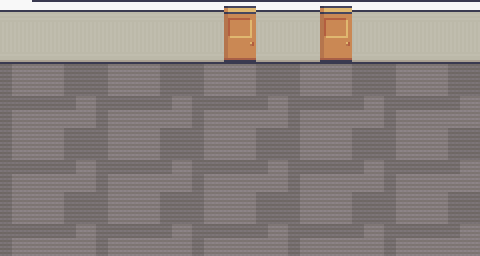

Rendered tile map (Tiled .tmx) drawn with the repository's tilesets; below, a short description and the full map source, tile grids included:
An orthogonal 15x8 tile map with 32x32 px tiles, 11 tile layers (Floor, Tile Layer 6, Tile Layer 7, Collisions, ...), 2 tilesets and 11 objects.

<map version="1.10" tiledversion="1.11.2" orientation="orthogonal" renderorder="right-down" width="15" height="8" tilewidth="32" tileheight="32" infinite="0" nextlayerid="17" nextobjectid="32">
 <tileset firstgid="1" source="Room_Builder_free_32x32.tsx" />
 <tileset firstgid="392" source="Interiors_free_32x32.tsx" />
 <layer id="7" name="Floor" width="15" height="8">
  <data encoding="csv">
219,220,221,219,220,221,219,220,221,219,220,221,219,220,221,
202,203,204,202,203,204,202,203,204,202,203,204,202,203,204,
219,220,221,219,220,221,219,220,221,219,220,221,219,220,221,
202,203,204,202,203,204,202,203,204,202,203,204,202,203,204,
219,220,221,219,220,221,219,220,221,219,220,221,219,220,221,
202,203,204,202,203,204,202,203,204,202,203,204,202,203,204,
219,220,221,219,220,221,219,220,221,219,220,221,219,220,221,
202,203,204,202,203,204,202,203,204,202,203,204,202,203,204
</data>
 </layer>
 <layer id="11" name="Tile Layer 6" width="15" height="8">
  <data encoding="csv">
0,0,0,0,0,0,0,0,0,0,0,0,0,0,0,
0,0,0,0,0,0,0,0,0,0,0,0,0,0,0,
0,0,0,0,0,0,0,0,0,0,0,0,0,0,0,
0,0,0,0,0,0,0,0,0,0,0,0,0,0,0,
0,0,0,0,0,0,0,0,0,0,0,0,0,0,0,
0,0,0,0,0,0,0,0,0,0,0,0,0,0,0,
0,0,0,0,0,0,0,0,0,0,0,0,0,0,0,
0,0,0,0,0,0,0,0,0,0,0,0,0,0,0
</data>
 </layer>
 <layer id="12" name="Tile Layer 7" width="15" height="8">
  <data encoding="csv">
0,0,0,0,0,0,0,0,0,0,0,0,0,0,0,
0,0,0,0,0,0,0,0,0,0,0,0,0,0,0,
0,0,0,0,0,0,0,0,0,0,0,0,0,0,0,
0,0,0,0,0,0,0,0,0,0,0,0,0,0,0,
0,0,0,0,0,0,0,0,0,0,0,0,0,0,0,
0,0,0,0,0,0,0,0,0,0,0,0,0,0,0,
0,0,0,0,0,0,0,0,0,0,0,0,0,0,0,
0,0,0,0,0,0,0,0,0,0,0,0,0,0,0
</data>
 </layer>
 <layer id="6" name="Collisions" width="15" height="8">
  <properties>
   <property name="collidable" type="bool" value="true" />
  </properties>
  <data encoding="csv">
0,331,332,332,332,332,332,332,332,332,332,332,332,332,2684354892,
0,0,0,0,0,0,0,0,0,0,0,0,0,0,0,
0,0,0,0,0,0,0,0,0,0,0,0,0,0,0,
0,0,0,0,0,0,0,0,0,0,0,0,0,0,0,
0,0,0,0,0,0,0,0,0,0,0,0,0,0,0,
0,0,0,0,0,0,0,0,0,0,0,0,0,0,0,
0,0,0,0,0,0,0,0,0,0,0,0,0,0,0,
0,0,0,0,0,0,0,0,0,0,0,0,0,0,0
</data>
 </layer>
 <layer id="10" name="Actions" width="15" height="8">
  <data encoding="csv">
0,0,0,0,0,0,0,0,0,0,0,0,0,0,0,
0,0,0,0,0,0,0,0,0,0,0,0,0,0,0,
0,0,0,0,0,0,0,0,0,0,0,0,0,0,0,
0,0,0,0,0,0,0,0,0,0,0,0,0,0,0,
0,0,0,0,0,0,0,0,0,0,0,0,0,0,0,
0,0,0,0,0,0,0,0,0,0,0,0,0,0,0,
0,0,0,0,0,0,0,0,0,0,0,0,0,0,0,
0,0,0,0,0,0,0,0,0,0,0,0,0,0,0
</data>
 </layer>
 <layer id="9" name="Tile Layer 4" width="15" height="8">
  <data encoding="csv">
0,0,0,0,0,0,0,0,0,0,0,0,0,0,0,
0,0,0,0,0,0,0,0,0,0,0,0,0,0,0,
0,0,0,0,0,0,0,0,0,0,0,0,0,0,0,
0,0,0,0,0,0,0,0,0,0,0,0,0,0,0,
0,0,0,0,0,0,0,0,0,0,317,0,0,0,0,
0,0,0,0,0,0,0,0,0,0,0,317,0,0,0,
0,0,0,0,0,0,0,0,0,0,0,0,0,0,0,
0,0,0,0,0,0,0,0,0,0,0,0,0,0,0
</data>
 </layer>
 <layer id="8" name="Tile Layer 3" width="15" height="8">
  <data encoding="csv">
1610613068,325,325,325,325,325,325,325,325,325,325,325,325,325,325,
175,342,342,342,342,342,342,342,342,342,342,342,342,342,342,
175,176,0,0,0,0,0,0,0,0,0,0,0,0,0,
175,176,0,0,0,0,0,0,0,0,0,0,0,0,0,
175,176,0,0,0,0,0,0,0,0,0,0,0,0,0,
175,176,0,0,0,317,317,0,0,0,0,0,0,0,0,
175,176,0,0,0,0,0,0,0,0,0,0,0,0,0,
175,176,0,0,0,0,0,0,0,0,0,0,0,0,0
</data>
 </layer>
 <layer id="14" name="Tile Layer 9" width="15" height="8">
  <data encoding="csv">
0,0,0,0,0,0,0,0,0,0,0,0,0,0,0,
0,0,0,0,0,0,0,0,0,0,0,0,0,0,0,
0,0,0,0,0,0,0,0,0,0,0,0,0,0,0,
0,0,0,0,0,0,0,0,0,0,0,0,0,0,0,
0,0,0,0,0,0,0,0,0,0,0,0,0,0,0,
0,0,0,0,0,0,0,0,0,0,0,0,0,0,0,
0,0,0,0,0,0,0,0,0,0,0,0,0,0,0,
0,0,0,0,0,0,0,0,0,0,0,0,0,0,0
</data>
 </layer>
 <layer id="13" name="Tile Layer 8" width="15" height="8">
  <data encoding="csv">
332,0,0,0,0,0,0,0,0,0,0,0,0,0,0,
349,0,0,0,0,0,0,0,0,0,0,0,0,0,0,
0,0,0,0,0,0,0,0,0,0,0,0,0,0,0,
0,0,0,0,0,0,0,0,0,0,0,0,0,0,0,
0,0,0,0,0,0,0,0,0,0,0,0,0,0,0,
0,0,0,0,0,0,0,0,0,0,0,0,0,0,0,
0,0,0,0,0,0,0,0,0,0,0,0,0,0,0,
0,0,0,0,0,0,0,0,0,0,0,0,0,0,0
</data>
 </layer>
 <layer id="15" name="Tile Layer 10" width="15" height="8">
  <data encoding="csv">
0,0,0,0,0,0,0,0,0,0,0,0,0,0,0,
0,0,0,0,0,0,0,0,0,0,0,0,0,0,0,
0,0,0,0,0,0,0,0,0,0,0,0,0,0,0,
0,0,0,0,0,0,0,0,0,0,0,0,0,0,0,
0,0,0,0,0,0,0,0,0,0,0,0,0,0,0,
0,0,0,0,0,0,0,0,0,0,0,0,0,0,0,
0,0,0,0,0,0,0,0,0,0,0,0,0,0,0,
0,0,0,0,0,0,0,0,0,0,0,0,0,0,0
</data>
 </layer>
 <layer id="16" name="Tile Layer 11" width="15" height="8">
  <data encoding="csv">
0,0,0,0,0,0,0,787,0,0,787,0,0,0,0,
0,0,0,0,0,0,0,803,0,0,803,0,0,0,0,
0,0,0,0,0,0,0,0,0,0,0,0,0,0,0,
0,0,0,0,0,0,0,0,0,0,0,0,0,0,0,
0,0,0,0,0,0,0,0,0,0,0,0,0,0,0,
0,0,0,0,0,0,0,0,0,0,0,0,0,0,0,
0,0,0,0,0,0,0,0,0,0,0,0,0,0,0,
0,0,0,0,0,0,0,0,0,0,0,0,0,0,0
</data>
 </layer>
 <objectgroup id="2" name="Objects">
  <object id="15" x="531" y="2" />
  <object id="17" x="443.333" y="71.3334" width="9.33333" height="180.667">
   <properties>
    <property name="fromOrientation" value="horizontal" />
    <property name="fromRoom" value="hallway" />
    <property name="spawn" type="bool" value="true" />
   </properties>
  </object>
  <object id="25" x="31.0427" y="70.2266" width="9.33333" height="180.667">
   <properties>
    <property name="fromOrientation" value="horizontal" />
    <property name="fromRoom" value="hallway_3" />
    <property name="spawn" type="bool" value="true" />
   </properties>
  </object>
  <object id="18" x="486.667" y="69.3333" width="18" height="182.667">
   <properties>
    <property name="destination" value="hallway" />
    <property name="exitOrientation" value="horizontal" />
    <property name="type" value="door" />
   </properties>
  </object>
  <object id="26" x="-36.8587" y="67.6731" width="18" height="182.667">
   <properties>
    <property name="destination" value="hallway_3" />
    <property name="exitOrientation" value="horizontal" />
    <property name="type" value="door" />
   </properties>
  </object>
  <object id="21" x="258" y="6.66667" width="213.333" height="48.6667">
   <properties>
    <property name="collidable" type="bool" value="true" />
   </properties>
  </object>
  <object id="22" x="2.66667" y="4.66667" width="210.667" height="51.3333">
   <properties>
    <property name="collidable" type="bool" value="true" />
   </properties>
  </object>
  <object id="23" x="223.333" y="54" width="32" height="6">
   <properties>
    <property name="destination" value="room_2" />
    <property name="exitOrientation" value="vertical" />
    <property name="special_door" type="bool" value="true" />
    <property name="type" value="door" />
   </properties>
  </object>
  <object id="31" x="322.393" y="60.0875" width="32" height="6">
   <properties>
    <property name="destination" value="bathroom" />
    <property name="exitOrientation" value="vertical" />
    <property name="special_door" type="bool" value="true" />
    <property name="type" value="door" />
   </properties>
  </object>
  <object id="24" x="223.333" y="74.6667" width="32.6667" height="6">
   <properties>
    <property name="fromOrientation" value="vertical" />
    <property name="fromRoom" value="room_2" />
    <property name="spawn" type="bool" value="true" />
    <property name="special_spawn" type="bool" value="true" />
   </properties>
  </object>
  <object id="30" x="322.393" y="80.7542" width="32.6667" height="6">
   <properties>
    <property name="fromOrientation" value="vertical" />
    <property name="fromRoom" value="bathroom" />
    <property name="spawn" type="bool" value="true" />
    <property name="special_spawn" type="bool" value="true" />
   </properties>
  </object>
 </objectgroup>
</map>
